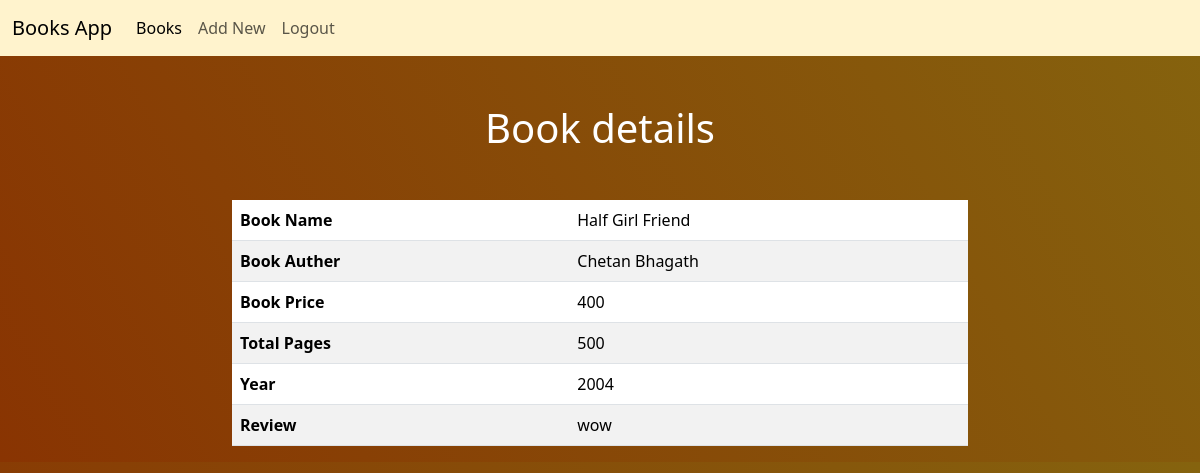
The app's page /books/9 (signed in) with its own data.
### myapp/models.py (models this page shows, shortened)
class Books(models.Model):
    book_name=models.CharField(max_length=100,unique=True)
    auther_name=models.CharField(max_length=100)
    book_price=models.PositiveIntegerField()
    total_pages=models.PositiveIntegerField()
    year=models.PositiveIntegerField(null=True)
    review=models.CharField(max_length=500,null=True,blank=True)
    image=models.ImageField(upload_to="images",null=True,blank=True)

### myapp/views.py (the view)
# urls.py: path('books/<int:pk>',views.BookDetailView.as_view(),name='book-detail'),
@method_decorator(signin_required,name='dispatch')
class BookDetailView(View):
    def get(self,request,*args,**kwargs):
        id=kwargs.get('pk')
        qs=Books.objects.get(id=id)
        return render(request,'book_details.html',{'data':qs})

### myapp/views.py (called while the page is built)
def signin_required(fn):
    def wrapper(request,*args,**kwargs):
        if not request.user.is_authenticated:
            messages.error(request,'invalid session')
            return redirect('signin')
        else:
            return fn(request,*args,**kwargs)
    return wrapper

### myapp/templates/book_details.html (shortened to what this page needs)
{%extends 'base.html'%}
{%block body_block%}
<div class="container">
    <div class="row">
        <div class="col-2"></div>
        <div class="col-8">
            <h1 class="text-center text-white mb-5 mt-5">Book details</h1>
            <table class="table table-striped table-hover">
                <tr>
                    <th>Book Name</th>
                    <td>{{data.book_name}}</td>
                </tr>
                <tr>
                    <th>Book Auther</th>
                    <td>{{data.auther_name}}</td>
                </tr>
                <tr>
                    <th>Book Price</th>
                    <td>{{data.book_price}}</td>
                </tr>
                <tr>
                    <th>Total Pages</th>
                    <td>{{data.total_pages}}</td>
                </tr>
                <tr>
                    <th>Year</th>
                    <td>{{data.year}}</td>
                </tr>
                <tr>
                    <th>Review</th>
                    <td>{{data.review}}</td>
                </tr>
            </table>
        </div>
        <div class="col-2"></div>
    </div>
</div>
{%endblock%}

### myapp/static/css/style.css (style rules this page uses)
.grad { background-color: #401903; background-image: linear-gradient(62deg, #893402 0%, #85630e 100%); }

### records on screen
Books: book_name "Half Girl Friend", auther_name "Chetan Bhagath", book_price "400", total_pages "500", year "2004", review "wow"
